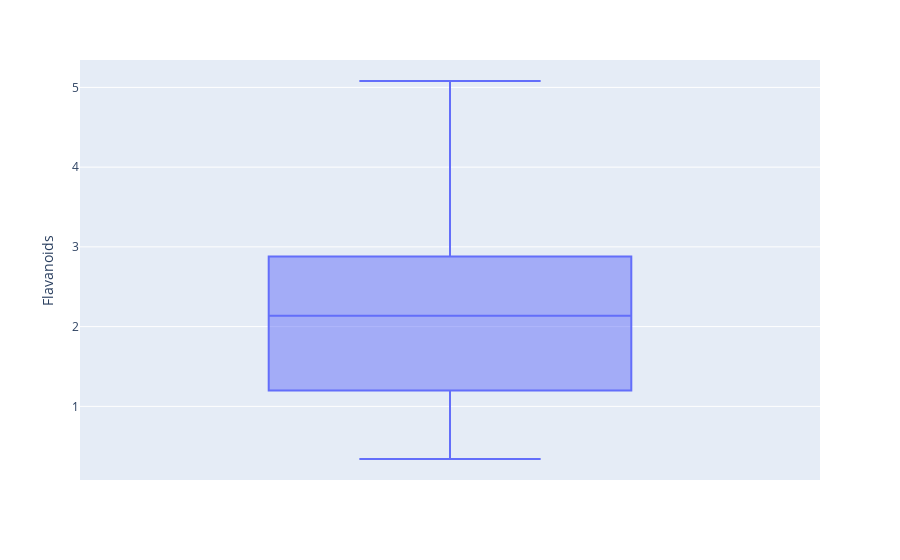

This figure's notebook cell:
### Code cell
fig = plt.figure(figsize=(8,6))
px.box(df, y='Flavanoids')

### Figure 1 — Plotly figure (JSON) as saved in the notebook; plotly's stock layout.template omitted (floating-point values rounded to 4 significant figures; data arrays with more than 128 entries replaced by an {"elided": "..."} marker saying what was removed)
{"data": [{"alignmentgroup": "True", "hovertemplate": "Flavanoids=%{y}<extra></extra>", "legendgroup": "", "marker": {"color": "#636efa"}, "name": "", "notched": false, "offsetgroup": "", "orientation": "v", "showlegend": false, "type": "box", "x0": " ", "xaxis": "x", "y": {"elided": "178 float values"}, "y0": " ", "yaxis": "y"}], "layout": {"boxmode": "group", "legend": {"tracegroupgap": 0}, "margin": {"t": 60}, "xaxis": {"anchor": "y", "domain": [0, 1]}, "yaxis": {"anchor": "x", "domain": [0, 1], "title": {"text": "Flavanoids"}}}}
